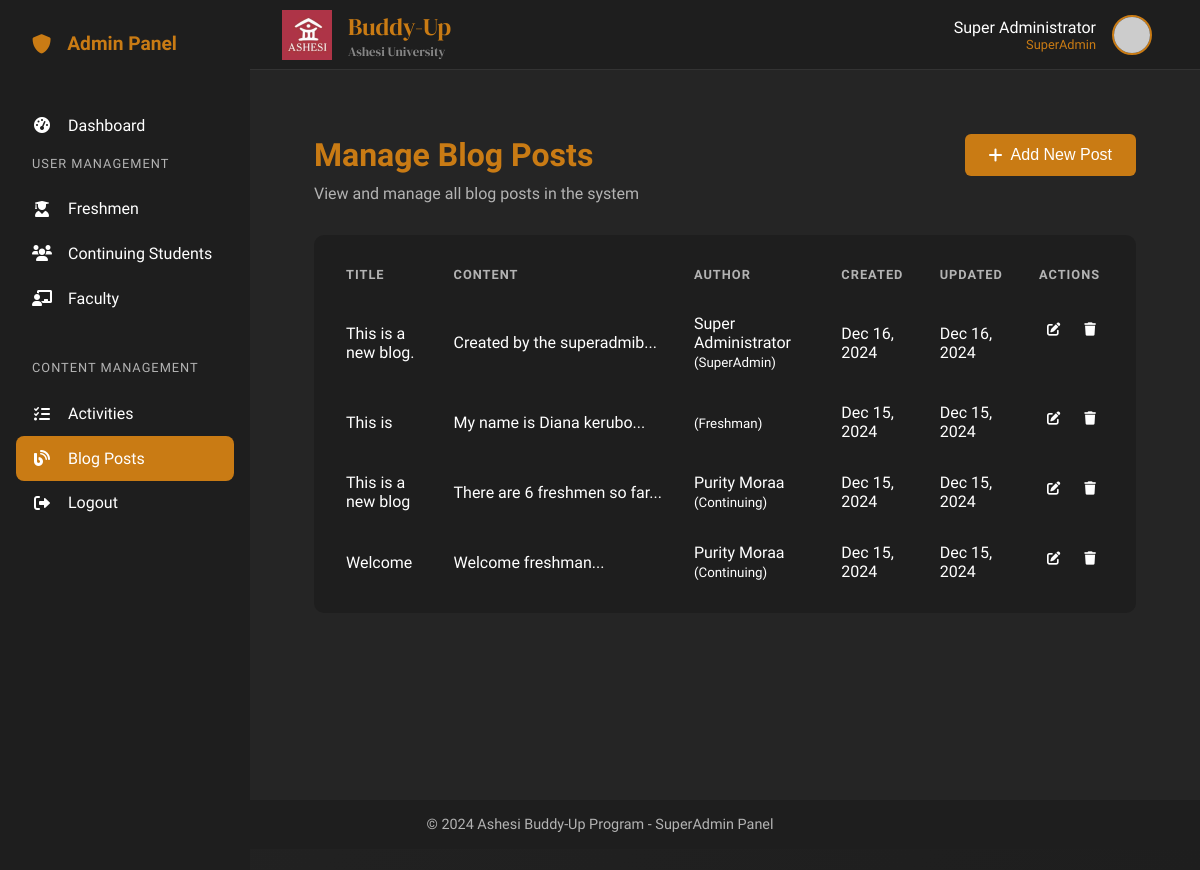
/dashboard/superadmin/blogs/index.php (signed in), run on the app's committed database.
### tables this page shows
CREATE TABLE `blog_posts` (
  `post_id` int(11) NOT NULL,
  `user_id` int(11) DEFAULT NULL,
  `title` varchar(255) NOT NULL,
  `content` text NOT NULL,
  `created_at` timestamp NOT NULL DEFAULT current_timestamp(),
  `updated_at` timestamp NOT NULL DEFAULT current_timestamp() ON UPDATE current_timestamp()
);

CREATE TABLE `users` (
  `user_id` int(11) NOT NULL,
  `email` varchar(255) NOT NULL,
  `password` varchar(255) NOT NULL,
  `role` enum('Freshman','Continuing','Faculty','SuperAdmin') NOT NULL,
  `registration_date` timestamp NOT NULL DEFAULT current_timestamp(),
  `last_login` timestamp NULL DEFAULT NULL
);

### dashboard/superadmin/blogs/index.php (the view, shortened to what this page needs)
<?php
require_once '../../../db/database.php';
try {
    $stmt = $pdo->prepare("
        SELECT b.*,
               CASE
                   WHEN u.role = 'Continuing' THEN cs.full_name
                   WHEN u.role = 'Faculty' THEN f.full_name
                   WHEN u.role = 'SuperAdmin' THEN sa.full_name
               END as creator_name,
               u.role as creator_role
        FROM blog_posts b
        JOIN users u ON b.user_id = u.user_id
        LEFT JOIN continuing_student_details cs ON u.user_id = cs.user_id AND u.role = 'Continuing'
        LEFT JOIN faculty_details f ON u.user_id = f.user_id AND u.role = 'Faculty'
        LEFT JOIN superadmin_details sa ON u.user_id = sa.user_id AND u.role = 'SuperAdmin'
        ORDER BY b.created_at DESC
    ");
    $stmt->execute();
    $blogs = $stmt->fetchAll(PDO::FETCH_ASSOC);
} catch (PDOException $e) {
    error_log("Error: " . $e->getMessage());
    $_SESSION['error'] = "Failed to load blog posts: " . $e->getMessage();
    $blogs = [];
}
include '../../includes/header.php';
include '../../includes/superadmin_sidebar.php';
?>
<div class="main-content">
    <div class="content-wrapper">
        <div class="page-header">
            <div class="header-content">
                <h1>Manage Blog Posts</h1>
                <button class="btn-primary" onclick="openAddModal()">
                    <i class="fas fa-plus"></i> Add New Post
                </button>
            </div>
            <p class="subtitle">View and manage all blog posts in the system</p>
        </div>
        <div class="table-container">
            <table class="data-table">
                <thead>
                    <tr>
                        <th>Title</th>
                        <th>Content</th>
                        <th>Author</th>
                        <th>Created</th>
                        <th>Updated</th>
                        <th>Actions</th>
                    </tr>
                </thead>
                <tbody>
                    <?php foreach ($blogs as $blog): ?>
                        <tr>
                            <td><?php echo htmlspecialchars($blog['title']); ?></td>
                            <td class="content-preview">
                                <?php echo htmlspecialchars(substr($blog['content'], 0, 100)) . '...'; ?>
                            </td>
                            <td>
                                <?php echo htmlspecialchars($blog['creator_name']); ?>
                                <small>(<?php echo $blog['creator_role']; ?>)</small>
                            </td>
                            <td><?php echo date('M d, Y', strtotime($blog['created_at'])); ?></td>
                            <td><?php echo date('M d, Y', strtotime($blog['updated_at'])); ?></td>
                            <td class="actions">
                                <button onclick="openEditModal(<?php echo $blog['post_id']; ?>)"
                                        class="btn-icon" title="Edit">
                                    <i class="fas fa-edit"></i>
                                </button>
                                <button onclick="confirmDelete(<?php echo $blog['post_id']; ?>)"
                                        class="btn-icon delete" title="Delete">
                                    <i class="fas fa-trash"></i>
                                </button>
                            </td>
                        </tr>
                    <?php endforeach; ?>
                </tbody>
            </table>
        </div>
    </div>
</div>
<?php include '../../includes/superadmin_footer.php'; ?>

### dashboard/includes/header.php (style rules this page uses)
:root { --darker-bg: #121212; --dark-bg: #1E1E1E; --medium-bg: #252525; --light-bg: #2D2D2D; --lighter-bg: #333333; --text-primary: #FFFFFF; --text-secondary: #B3B3B3; --text-muted: #808080; --accent-orange: #C97B14; --accent-orange-light: #E69B3A; --accent-orange-dark: #A66610; --sidebar-width: 250px; --header-height: 70px; }
* { margin: 0; padding: 0; box-sizing: border-box; }
body { font-family: "Arimo", sans-serif; background-color: var(--medium-bg); color: var(--text-primary); min-height: 100vh; }
.main-content { margin-top: var(--header-height); margin-left: var(--sidebar-width); min-height: calc(100vh - var(--header-height)); padding: 2rem; background: var(--medium-bg); }
.main-content::before { content: ''; position: fixed; top: 0; left: 0; right: 0; bottom: 0; background: linear-gradient(135deg, var(--medium-bg), var(--dark-bg)); z-index: -1; }

### dashboard/superadmin/blogs/index.php (style rules this page uses)
.content-wrapper { padding: 2rem; }
.page-header { margin-bottom: 2rem; }
.header-content { display: flex; justify-content: space-between; align-items: center; margin-bottom: 0.5rem; }
.page-header h1 { color: var(--accent-orange); font-size: 2rem; margin: 0; }
.subtitle { color: var(--text-secondary); }
.table-container { background: var(--dark-bg); border-radius: 10px; padding: 1rem; overflow-x: auto; margin-top: 1rem; }
.data-table { width: 100%; border-collapse: collapse; }
.data-table th, .data-table td { padding: 1rem; text-align: left; border-bottom: 1px solid var(--border-color); }
.data-table th { color: var(--text-secondary); font-weight: 600; text-transform: uppercase; font-size: 0.8rem; letter-spacing: 1px; }
.content-preview { max-width: 300px; white-space: nowrap; overflow: hidden; text-overflow: ellipsis; }
.actions { display: flex; gap: 0.5rem; }
.btn-icon { background: none; border: none; color: var(--text-primary); cursor: pointer; padding: 0.5rem; border-radius: 4px; transition: all 0.3s ease; }
.btn-primary, .btn-secondary { padding: 0.75rem 1.5rem; border-radius: 6px; font-size: 1rem; font-weight: 500; display: flex; align-items: center; gap: 0.5rem; transition: all 0.3s ease; }
.btn-primary { background: var(--accent-orange); color: white; border: none; }

### data on the page
blog_posts: title "This is a new blog.", content "Created by the superadmib", creator_name "Super Administrator", user.role "SuperAdmin", created_at "Dec 16, 2024", updated_at "Dec 16, 2024"
blog_posts: title "This is", content "My name is Diana kerubo", user.role "Freshman", created_at "Dec 15, 2024", updated_at "Dec 15, 2024"
blog_posts: title "This is a new blog", content "There are 6 freshmen so far", creator_name "Purity Moraa", user.role "Continuing", created_at "Dec 15, 2024", updated_at "Dec 15, 2024"
blog_posts: title "Welcome", content "Welcome freshman", creator_name "Purity Moraa", user.role "Continuing", created_at "Dec 15, 2024", updated_at "Dec 15, 2024"

### other printed values
$_SESSION['full_name'] "Super Administrator"
$_SESSION['role'] "SuperAdmin"
